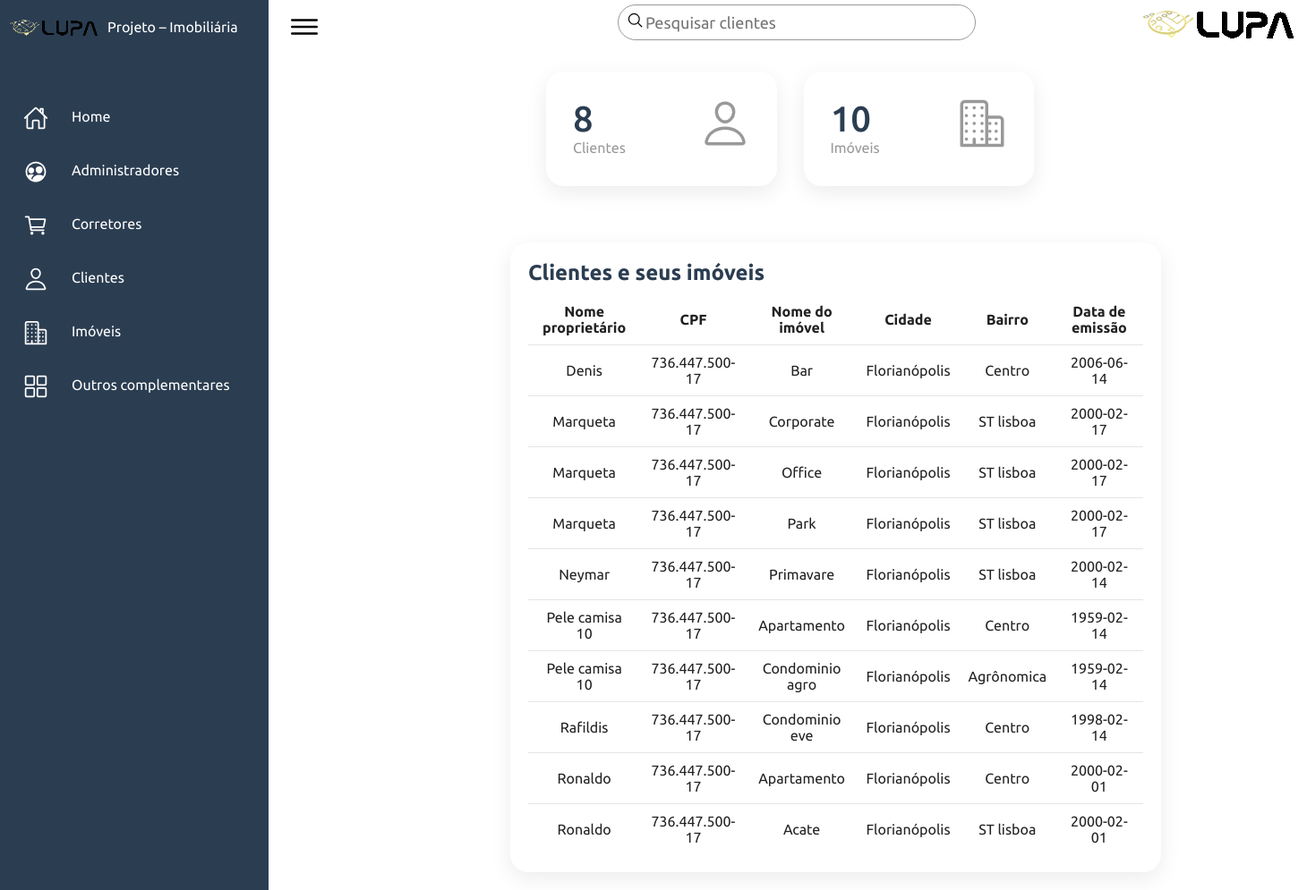
The page / on the database its author committed.
### tables this page shows
CREATE TABLE IF NOT EXISTS `imoveis` (
  `idimoveis` int(10) UNSIGNED NOT NULL AUTO_INCREMENT,
  `nome` varchar(255) DEFAULT NULL,
  `bairro` varchar(255) DEFAULT NULL,
  `cidade` varchar(255) DEFAULT NULL,
  `clientes_idclientes` int(10) UNSIGNED NOT NULL,
  PRIMARY KEY (`idimoveis`),
  KEY `fk_imoveis_clientes_idx` (`clientes_idclientes`)
);

CREATE TABLE IF NOT EXISTS `clientes` (
  `id` int(10) UNSIGNED NOT NULL AUTO_INCREMENT,
  `nome` varchar(255) DEFAULT NULL,
  `cpf` varchar(45) DEFAULT NULL,
  `email` varchar(255) DEFAULT NULL,
  `data` date DEFAULT NULL,
  PRIMARY KEY (`id`)
);

### index.php (the view, shortened to what this page needs)
<?php
require_once "./database/conn.php";
?>
<!DOCTYPE html>
<html lang="pt-BR">
<head>
<link rel="stylesheet" type="text/css" href="./css/style.css">
</head>
<body>
    <div class="container">
        <div class="navigantion">
            <ul>
                <li>
                    <a href="#">
                        <span class="lupaimg"><img src="./img/lupa-logo1.png" width="100px"></span>
                        <span class="title">Projeto – Imobiliária</span>
                    </a>
                </li>
                <li>
                    <a href="index.php">
                        <span class="icon"><ion-icon name="home-outline"></ion-icon></span>
                        <span class="title">Home</span>
                    </a>
                </li>
                <li>
                    <a href="#">
                        <span class="icon"><ion-icon name="people-circle-outline"></ion-icon></span>
                        <span class="title">Administradores</span>
                    </a>
                </li>
                <li>
                    <a href="#">
                        <span class="icon"><ion-icon name="cart-outline"></ion-icon></span>
                        <span class="title">Corretores</span>
                    </a>
                </li>
                <li>
                    <a href="clientes.php">
                        <span class="icon"><ion-icon name="person-outline"></ion-icon></span>
                        <span class="title">Clientes</span>
                    </a>
                </li>
                <li>
                    <a href="#">
                        <span class="icon"><ion-icon name="business-outline"></ion-icon></span>
                        <span class="title">Imóveis</span>
                    </a>
                </li>
                <li>
                    <a href="#">
                        <span class="icon"><ion-icon name="grid-outline"></ion-icon></span>
                        <span class="title">Outros complementares</span>
                    </a>
                </li>
            </ul>
         </div>
         <div class="main">
             <div class="topbar">
                 <div class="toggle">
                    <ion-icon name="menu-outline"></ion-icon>
                 </div>
                 <div class="search">
                    <label>
                        <form class="form-inline" action="./busca/buscacliente.php" method="POST">
                            <input type="text" placeholder="Pesquisar clientes" name="pesquisar">
                            <ion-icon name="search-outline"></ion-icon>
                        </form>
                    </label>
                 </div>
                 <div class="user">
                    <img src="./img/lupa-logo.png">
                 </div>
             </div>
             <div class="cardBox">
                 <div class="card">
                     <div>
                         <div class="numbers"><?php $sql = "SELECT count(id) from clientes";
                         $resultado = $conn->query($sql);
                         $registro = mysqli_fetch_assoc($resultado);
                         echo $registro['count(id)'];?></div>
                         <div class="cardName">Clientes</div>
                     </div>
                     <div class="iconBx">
                        <ion-icon name="person-outline"></ion-icon>
                     </div>
                 </div>
                 <div class="card">
                    <div>
                        <div class="numbers"><?php $sql = "SELECT count(idimoveis) from imoveis";
                         $resultado = $conn->query($sql);
                         $registro = mysqli_fetch_assoc($resultado);
                         echo $registro['count(idimoveis)'];?></div>
                        <div class="cardName">Imóveis</div>
                    </div>
                    <div class="iconBx">
                        <ion-icon name="business-outline"></ion-icon>
                    </div>
                </div>
             </div>
             <div class="details">
                 <div class="recentOrders">
                     <div class="cardHeader">
                         <h2>Clientes e seus imóveis</h2>
                     </div>
                     <table>
                         <thead>
                             <tr>
                                <td>Nome proprietário</td>
                                <td>CPF</td>
                                <td>Nome do imóvel</td>
                                <td>Cidade</td>
                                <td>Bairro</td>
                                <td>Data de emissão</td>
                             </tr>
                         </thead>
                         <tbody>
                       <tr>
                            <?php
                                $sql = "SELECT imoveis.nome, imoveis.bairro, imoveis.cidade, imoveis.clientes_idclientes, clientes.nome, clientes.cpf, clientes.data
                                from imoveis join clientes
                                on clientes.id = imoveis.clientes_idclientes
                                order by clientes.nome;";
                                $resultado = $conn->query($sql);
                                while ($registro = $resultado->fetch_array())
                                {
                                    $nomeimovel   =  $registro[0];
                                    $bairro       =  $registro[1];
                                    $cidade       =  $registro[2];
                                    $nomePro      =  $registro[4];
                                    $cpf          =  $registro[5];
                                    $data         =  $registro[6];
                                    $nomePro      = htmlentities($nomePro, ENT_QUOTES, "UTF-8");
                                    $cpf          = htmlentities($cpf, ENT_QUOTES, "UTF-8");
                                    $nomeimovel   = htmlentities($nomeimovel, ENT_QUOTES, "UTF-8");
                                    $cidade       = htmlentities($cidade, ENT_QUOTES, "ISO-8859-1");
                                    $bairro       = htmlentities($bairro, ENT_QUOTES, "ISO-8859-1");
                                    $data         = htmlentities($data, ENT_QUOTES, "UTF-8");
                                    echo "<tr>
                                    <td> $nomePro</td>
                                    <td> $cpf</td>
                                    <td> $nomeimovel</td>
                                    <td> $cidade</td>
                                    <td> $bairro</td>
                                    <td> $data</td>
                                    </td>";
                                }
                            ?>
                        </tr>
                    </tbody>
                    </table>
                 </div>
         </div>
    </div>
</body>
</html>

### css/style.css (style rules this page uses)
* { margin: 0; padding: 0; box-sizing: border-box; font-family: 'Ubuntu', sans-serif; }
:root { --blue: #2b3d51; --white: #fff; --grey: #f5f5f5; --black1: #222; --black2: #999; --green: green; --red: red; }
body { min-height: 100vh; overflow-x: hidden; }
.container { position: relative; width: 100%; }
.navigantion { position: fixed; width: 300px; height: 100%; background: var(--blue); border-left: 10px solid var(--blue); transition: 0.5s; overflow: hidden; }
.navigantion ul { position: absolute; top: 0; left: 0; width: 100%; }
.navigantion ul li { position: relative; width: 100%; list-style: none; border-top-left-radius: 30px; border-bottom-left-radius: 30px; }
.navigantion ul li:nth-child(1) { margin-bottom: 40px; pointer-events: none; }
.navigantion ul li a { position: relative; display: block; width: 100%; display: flex; text-decoration: none; color: var(--white); }
.navigantion ul li a .icon { position: relative; display: block; min-width: 60px; height: 60px; line-height: 80px; text-align: center; }
.navigantion ul li a .icon ion-icon { font-size: 1.75em; }
.navigantion ul li a .title { position: relative; display: block; padding: 0 10px; height: 60px; line-height: 60px; text-align: start; white-space: nowrap; }
.main { position: absolute; width: calc(100% - 300px); left: 300px; min-height: 100vh; background: var(--white); transition: 0.5s; }
.topbar { width: 100%; height: 60px; display: flex; justify-content: space-between; align-items: center; padding: 0 10px; }
.toggle { position: relative; width: 60px; height: 60px; display: flex; justify-content: center; align-items: center; font-size: 2.5em; cursor: pointer; }
.search { position: relative; width: 400px; margin: auto; margin-top: 5px; }
.search label { position: relative; width: 100%; }
.search label input { width: 100%; height: 40px; border-radius: 40px; padding: 5px 20px; padding-left: 30px; font-size: 18px; outline: none; border: 1px solid var(--black2); }
.search label ion-icon { position: absolute; top: 0; left: 10px; font-size: 1.2em; }
.user { position: relative; width: 40px; height: 40px; cursor: pointer; }
.user img { position: absolute; top: 0; left: -135px; }
.cardBox { position: relative; width: 100%; padding: 20px; display: grid; grid-template-columns: repeat(4,1fr); grid-gap: 30px; left: 25%; }
.cardBox .card { position: relative; background: var(--white); padding: 30px; border-radius: 20px; display: flex; justify-content: space-between; cursor: pointer; box-shadow: 0 7px 25px rgba(0,0,0,0.08); }
.cardBox .card .numbers { position: relative; font-weight: 500; font-size: 2.5em; color: var(--blue); }
.cardBox .card .cardName { color: var(--black2); }
.cardBox .card .iconBx { font-size: 3.5em; color: var(--black2); }
.details { position: relative; width: 100%; padding: 20px; display: grid; grid-template-columns: 2fr 1fr; grid-gap: 30px; right: -250px; margin-top: 2%; }
.details .recentOrders { position: relative; display: grid; min-height: 300px; background: var(--white); padding: 20px; box-shadow: 0 7px 25px rgba(0,0,0,0.08); border-radius: 20px; }
.cardHeader { display: flex; justify-content: space-between; align-items: flex-start; }
.cardHeader h2 { font-weight: 600; color: var(--blue); }
.details table { width: 100%; border-collapse: collapse; margin-top: 10px; }
.details table thead td { font-weight: 600; }
.details .recentOrders table tr { color: var(--black1); border-bottom: 1px solid rgba(0, 0, 0, 0.1); }
.details .recentOrders table tr:last-child { border-bottom: none; }
.details .recentOrders table tr td { padding: 10px; text-align: center; }
.lupaimg { margin-top: 8px; }
.search label ion-icon { position: relative; margin-top: -150px; top: -28px; left: 10px; font-size: 1.2em; }

### rows shown on the page
imoveis: clientes_idclientes.nome "Denis", clientes_idclientes.cpf "736.447.500-17", nome "Bar", cidade "Florianópolis", bairro "Centro", clientes_idclientes.data "2006-06-14"
imoveis: clientes_idclientes.nome "Marqueta", clientes_idclientes.cpf "736.447.500-17", nome "Corporate", cidade "Florianópolis", bairro "ST lisboa", clientes_idclientes.data "2000-02-17"
imoveis: clientes_idclientes.nome "Marqueta", clientes_idclientes.cpf "736.447.500-17", nome "Office", cidade "Florianópolis", bairro "ST lisboa", clientes_idclientes.data "2000-02-17"
imoveis: clientes_idclientes.nome "Marqueta", clientes_idclientes.cpf "736.447.500-17", nome "Park", cidade "Florianópolis", bairro "ST lisboa", clientes_idclientes.data "2000-02-17"
imoveis: clientes_idclientes.nome "Neymar", clientes_idclientes.cpf "736.447.500-17", nome "Primavare", cidade "Florianópolis", bairro "ST lisboa", clientes_idclientes.data "2000-02-14"
imoveis: clientes_idclientes.nome "Pele camisa 10", clientes_idclientes.cpf "736.447.500-17", nome "Apartamento", cidade "Florianópolis", bairro "Centro", clientes_idclientes.data "1959-02-14"
imoveis: clientes_idclientes.nome "Pele camisa 10", clientes_idclientes.cpf "736.447.500-17", nome "Condominio agro", cidade "Florianópolis", bairro "Agrônomica", clientes_idclientes.data "1959-02-14"
imoveis: clientes_idclientes.nome "Rafildis", clientes_idclientes.cpf "736.447.500-17", nome "Condominio eve", cidade "Florianópolis", bairro "Centro", clientes_idclientes.data "1998-02-14"
imoveis: clientes_idclientes.nome "Ronaldo", clientes_idclientes.cpf "736.447.500-17", nome "Apartamento", cidade "Florianópolis", bairro "Centro", clientes_idclientes.data "2000-02-01"
imoveis: clientes_idclientes.nome "Ronaldo", clientes_idclientes.cpf "736.447.500-17", nome "Acate", cidade "Florianópolis", bairro "ST lisboa", clientes_idclientes.data "2000-02-01"

### other values the page prints
$registro['count(id)'] "8"
$registro['count(idimoveis)'] "10"
